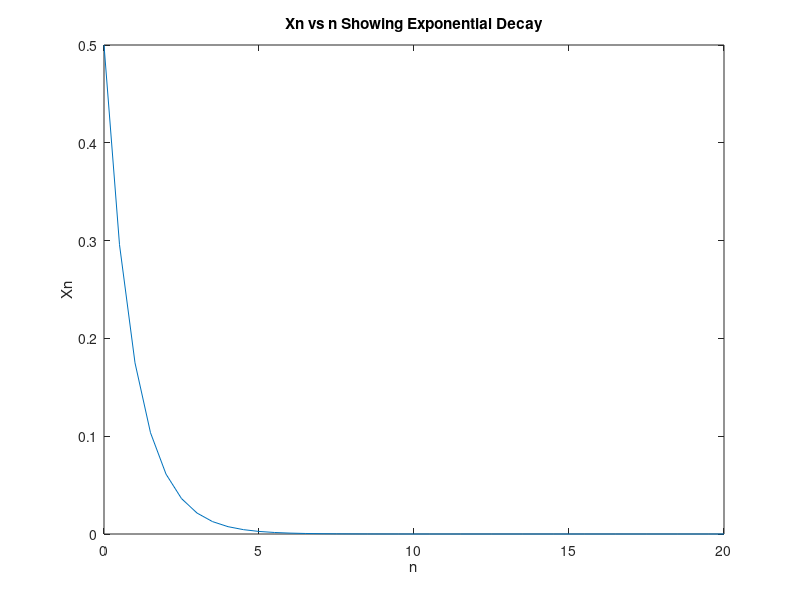

This figure's MATLAB source:
%% Markov Chain HW4, Problem 4
% Cooper Wark
clear all; clc; close all;

a = 0.25;
b = 0.4;
c = 1-a-b;

n = 0:0.5:20;
x0 = 0.5;

xn = x0.*c.^n;

figure();
plot(n,xn);
xlabel("n");
ylabel("Xn");
title("Xn vs n Showing Exponential Decay");